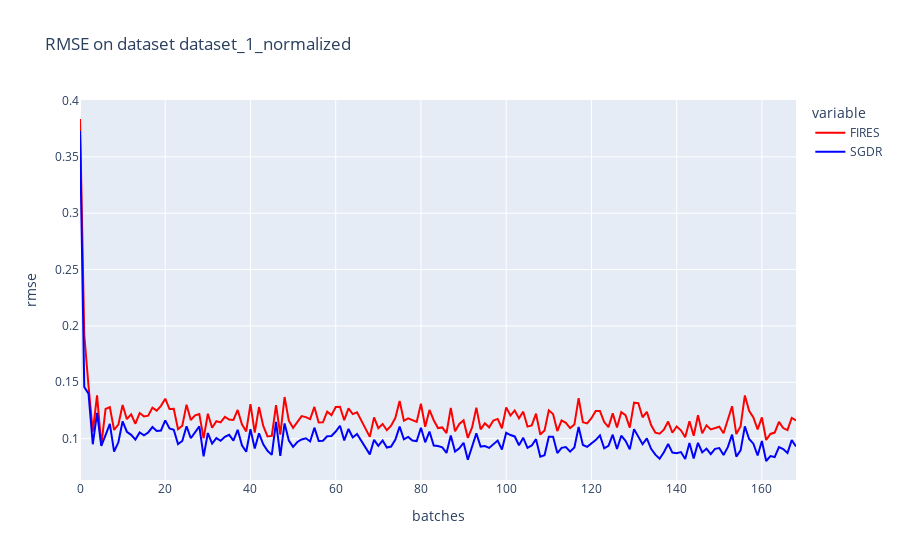

The cell this chart's notebook holds for it:
### Code cell
title = "RMSE on dataset {}".format(dataset_name)
col_names = ["FIRES", "SGDR"]
d = {"FIRES":fires_cuda_rmse, "SGDR":sgdr_rmse}
df = pd.DataFrame(d, columns=col_names)
fig = px.line(df, y = col_names, title=title, labels={"index":"batches", "value":"rmse"}, color_discrete_map={'FIRES': 'red', "SGDR": "blue"})
fig.show()

### Figure 1 — Plotly figure (JSON) as saved in the notebook; plotly's stock layout.template omitted (floating-point values rounded to 4 significant figures; data arrays with more than 128 entries replaced by an {"elided": "..."} marker saying what was removed)
{"data": [{"hovertemplate": "variable=FIRES<br>batches=%{x}<br>rmse=%{y}<extra></extra>", "legendgroup": "FIRES", "line": {"color": "red", "dash": "solid"}, "mode": "lines", "name": "FIRES", "orientation": "v", "showlegend": true, "type": "scatter", "x": {"elided": "169 int values"}, "xaxis": "x", "y": {"elided": "169 float values"}, "yaxis": "y"}, {"hovertemplate": "variable=SGDR<br>batches=%{x}<br>rmse=%{y}<extra></extra>", "legendgroup": "SGDR", "line": {"color": "blue", "dash": "solid"}, "mode": "lines", "name": "SGDR", "orientation": "v", "showlegend": true, "type": "scatter", "x": {"elided": "169 int values"}, "xaxis": "x", "y": {"elided": "169 float values"}, "yaxis": "y"}], "layout": {"legend": {"title": {"text": "variable"}, "tracegroupgap": 0}, "title": {"text": "RMSE on dataset dataset_1_normalized"}, "xaxis": {"anchor": "y", "domain": [0, 1], "title": {"text": "batches"}}, "yaxis": {"anchor": "x", "domain": [0, 1], "title": {"text": "rmse"}}}}
